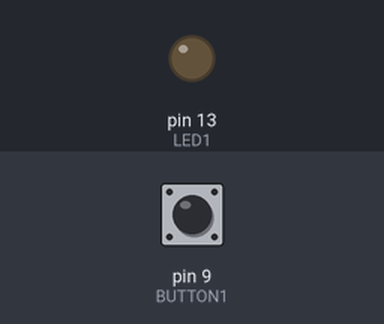
A sketch run on a simulated Arduino Uno, built with avr-gcc and run on an emulated ATmega328P. Shown: output pins drawn as LEDs (lit = HIGH). The test bench sets the inputs (shaded band); at power-on: pin 9 (BUTTON1) HIGH.

Above: at 1.2 s.
1.3 s: pin 9 (BUTTON1) pulled LOW for 0.15 s
At 1.37 s:
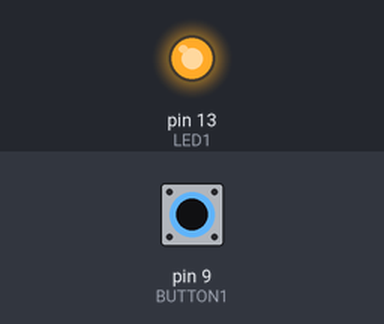
2.9 s: pin 9 (BUTTON1) pulled LOW for 3.2 s
At 7.2 s:
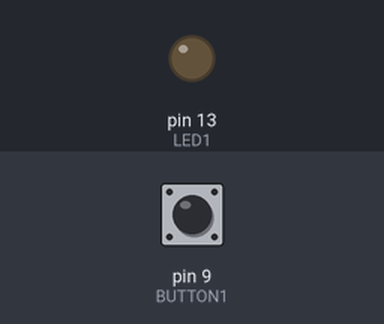
Timing chart, 0 to 8.7 s (numbered marks = the images above; inputs shaded):
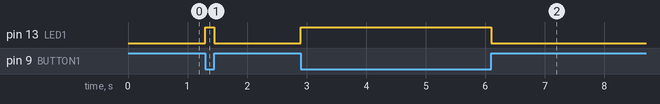

Measured:
- after the input at 1.3 s, pin 13 (LED1): LOW → HIGH at once, → LOW 0.15 s later
- after the input at 2.9 s, pin 13 (LED1): LOW → HIGH at once, → LOW 3.2 s later

The sketch:

Button.ino
```cpp
#define LED1 13
#define BUTTON1 9

int button;
void setup() {
  pinMode(LED1, OUTPUT);
  pinMode(BUTTON1, INPUT);
}
void loop() {

  button = digitalRead(BUTTON1);
  if (button == 0)
    digitalWrite(LED1, 1);
  else
    digitalWrite(LED1, 0);

}
```
